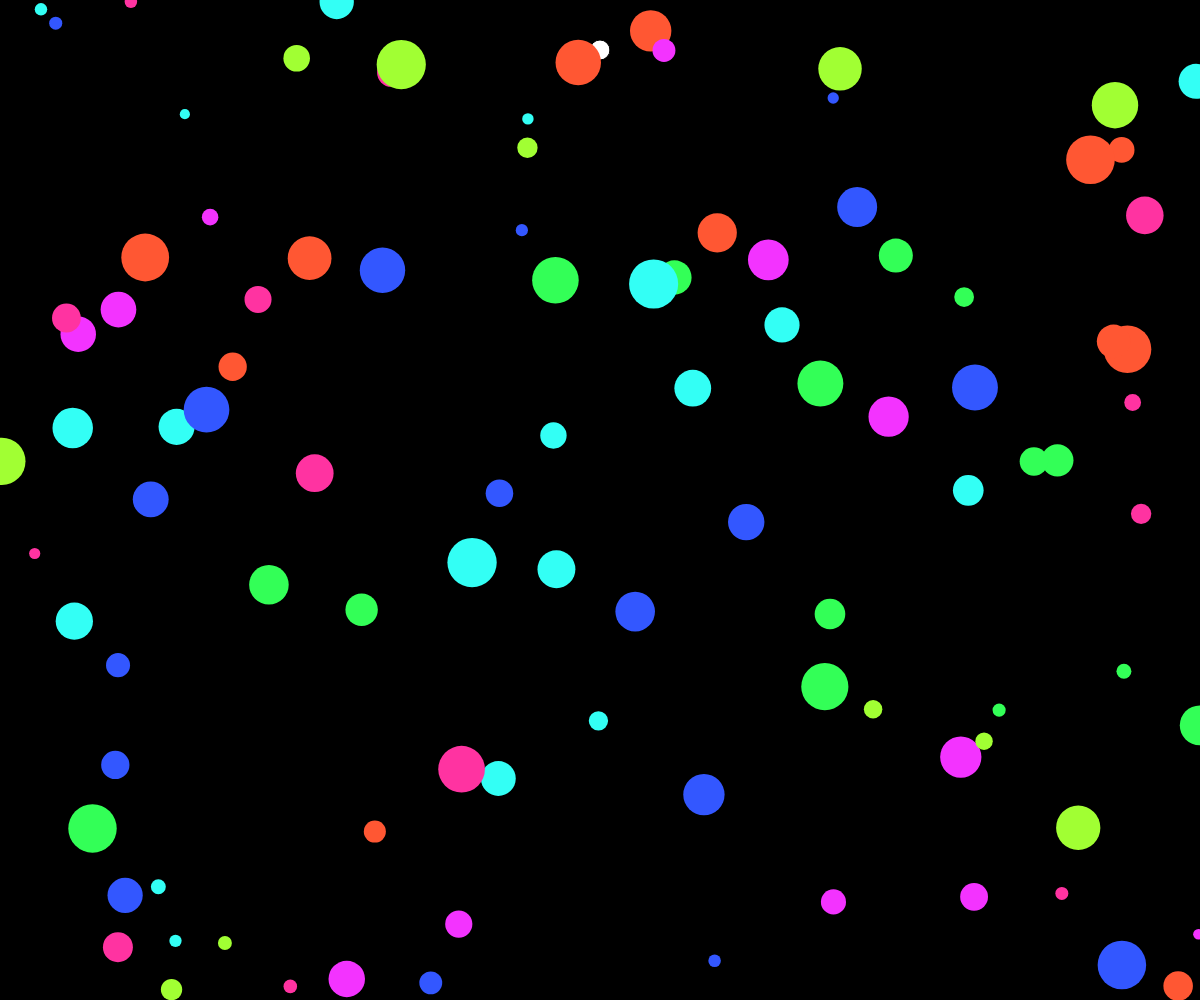
Frame 1 (no input)
Frame 60 (no input): identical to frame 1, image omitted
Frame 120 (the mouse pressed at the canvas centre since frame 60): identical to frame 1, image omitted

The p5.js sketch that drew this single still picture (run headless with seeded random() and noise() and a simulated clock; from frame 60 on, the mouse is pressed at the canvas centre):

// p5.js sketch
// ── sketch.js
////////////////////////////////////////////////////////////////////////////////
//Bonus Content: Convert you code to reusable classes
//               Check the contruct for a class in the circle.js file
////////////////////////////////////////////////////////////////////////////////
let position, velocity, acceleration;
let circles = [];
let amountCircles = 100;
let colors = ["#FF5733", "#33FF57", "#3357FF", "#F333FF", "#33FFF5", "#FF33A1", "#A1FF33"];

function setup() {
  createCanvas(windowWidth, windowHeight);
  position = createVector(width / 2, 50);
  velocity = createVector(0, 0);
  acceleration = createVector(0, 0);

  //Check the circleObject what the arguments are
  for (let i = 0; i < amountCircles; i++) {
    circles[i] = new circleObject(random(width), random(height), random(10, 50), random(colors));
  }
}

function draw() {
  background(0);

  // Draw object
  ellipse(position.x, position.y, 20, 20);

  for (let i = 0; i < circles.length; i++) {
    circles[i].update();
    circles[i].show();
  }
}

// ── circleObject.js
class circleObject {
  constructor(x, y, radius, color) {
    this.position = createVector(x, y);
    this.radius = radius;
    this.color = color;
  }

  update() {
    //maybe you want to update the position? This is the place to do that
  }

  show() {
    push();
    noStroke();
    fill(this.color);
    ellipse(this.position.x, this.position.y, this.radius, this.radius);
    pop();
  }
}
